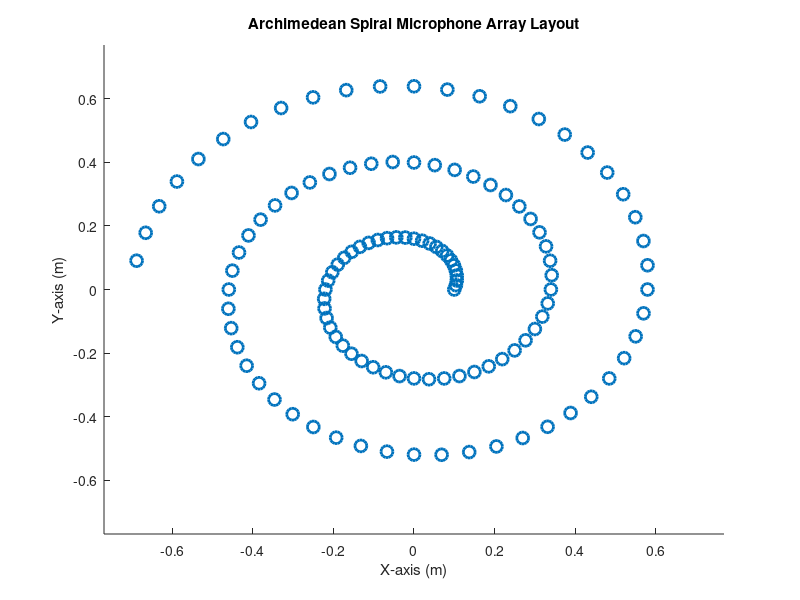
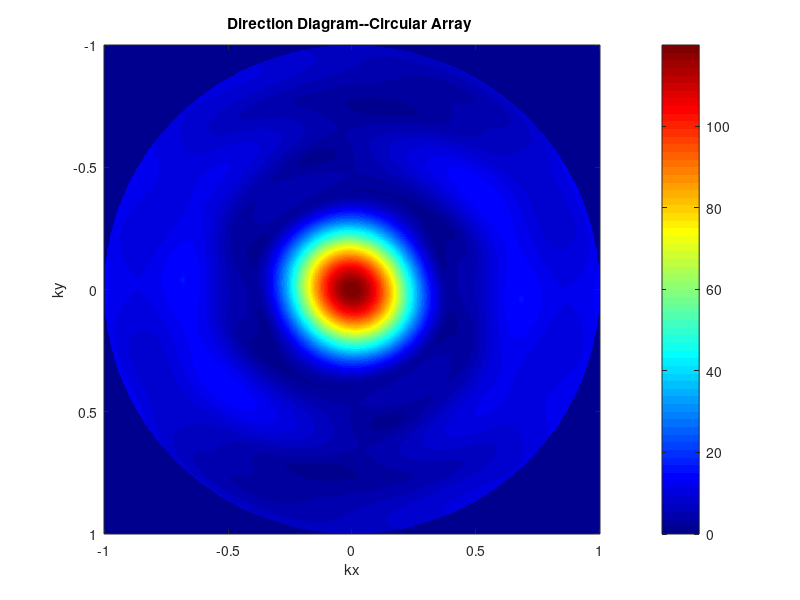
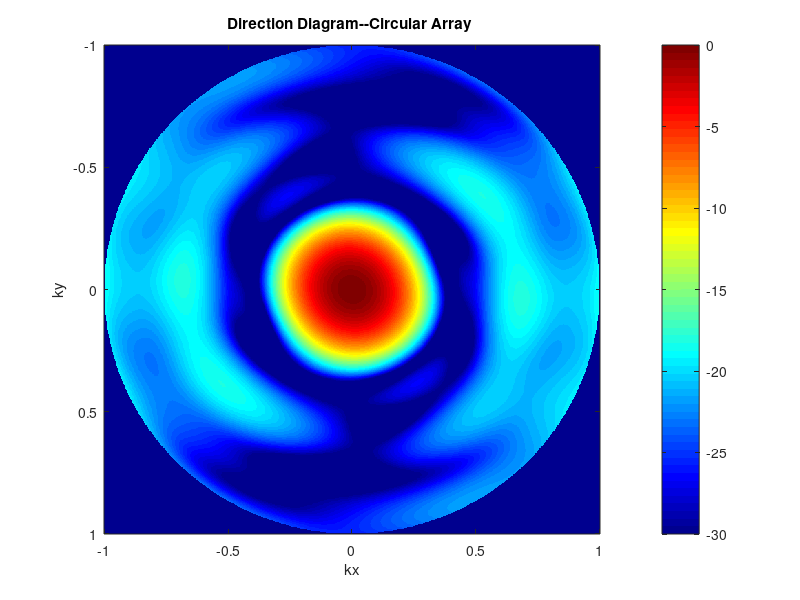

The MATLAB source for these figures, in order:
clear all;
close all;
clc;

frequency = 1000; % 入射波频率
c = 343; % 声速
% 计算波数
k = 2*pi*frequency/c;


% 阿基米德螺旋参数
r0 = 0.1;         % 最小半径 (m)
rMax = 0.7;       % 最大半径 (m)
dTheta = 2*pi/48;  % 每个阵元间的螺旋角度增量
d_r = 0.005;

% 初始化
theta = 0;          % 初始角度
rm = [];            % 用于存储阵元位置的矩阵

% 生成阵列位置直到达到最大半径
while r0 <= rMax
    x = r0 * cos(theta);   % 计算x坐标
    y = r0 * sin(theta);   % 计算y坐标
    rm = [rm; x, y, 0];       % 添加到阵列
    r0 = r0 + d_r;      % 更新半径以生成螺旋效果
    theta = theta + dTheta; % 增加角度
end

figure;
hold on;

% 绘制螺旋阵列
scatter(rm(:,1), rm(:,2),  'SizeData', 75, 'LineWidth', 2); % 点的大小设为50，填充样式

% 设置X轴和Y轴的极限
xlim([-rMax*1.1 rMax*1.1]);
ylim([-rMax*1.1 rMax*1.1]);

title('Archimedean Spiral Microphone Array Layout');
xlabel('X-axis (m)');
ylabel('Y-axis (m)');

grid off;
hold off; % 结束hold状态

%% 初始化kx, ky网格
kx = linspace(-1, 1, 720);
ky = linspace(-1, 1, 720);
[KX,KY] = meshgrid(kx, ky);

% 创建逻辑掩码，保留kx^2 + ky^2 <= 1的点
valid_points_mask = (KX.^2 + KY.^2) <= 1;

% 应用掩码到KX和KY，移除无效点
KX = KX .* valid_points_mask;
KY = KY .* valid_points_mask;

% 计算对应的kz，现在所有点都满足kx^2 + ky^2 <= 1
KZ = sqrt(1 - KX.^2 - KY.^2); % 此处不会出现复数，因为已预先筛选
% 将KZ中接近1的值（考虑到浮点运算误差，这里设定一个很小的容差eps）置为0
eps = 1e-8; % 设定一个很小的正数作为容差
KZ(abs(KZ - 1) < eps) = 0;

%% 计算方向图
V = zeros(length(kx), length(ky));
for i = 1:length(kx)
    for j = 1:length(ky)
        % 验证 kx 和 ky 的平方和是否小于1
        if (kx(i)^2 + ky(j)^2) < 1
            % 计算三维单位向量 \kappa
            kappa = [kx(i), ky(j), KZ(i, j)];
            V(i, j) = sum(exp(1j*k*rm*kappa.')); % 注意这里的转置，保证维度匹配
        else
            % 如果不满足条件，将该位置的值设为0
            V(i, j) = 0;
        end
    end
end

V_abs = abs(V);
maxVal = max(max(V_abs(:)));
V_db = 20*log10(V_abs/maxVal);

%% 绘制方向图
figure;
imagesc(kx, ky, abs(V));
xlabel('kx');
ylabel('ky');
title('Direction Diagram--Circular Array ');
colormap('jet');
colorbar;
caxis('auto'); % 色标范围
% caxis([0, max(max(V_abs))]);
caxis('auto');


figure;
imagesc(kx, ky, V_db);
xlabel('kx');
ylabel('ky');
title('Direction Diagram--Circular Array ');
% 使用更明显的colormap，例如'jet'，并自动调整色标范围
colormap('jet'); % 或选择其他你喜欢的colormap，如'parula'
colorbar;
% 自动调整色标范围以覆盖数据的全部动态范围
caxis([-30, max(max(V_db))]);
% caxis('auto');
